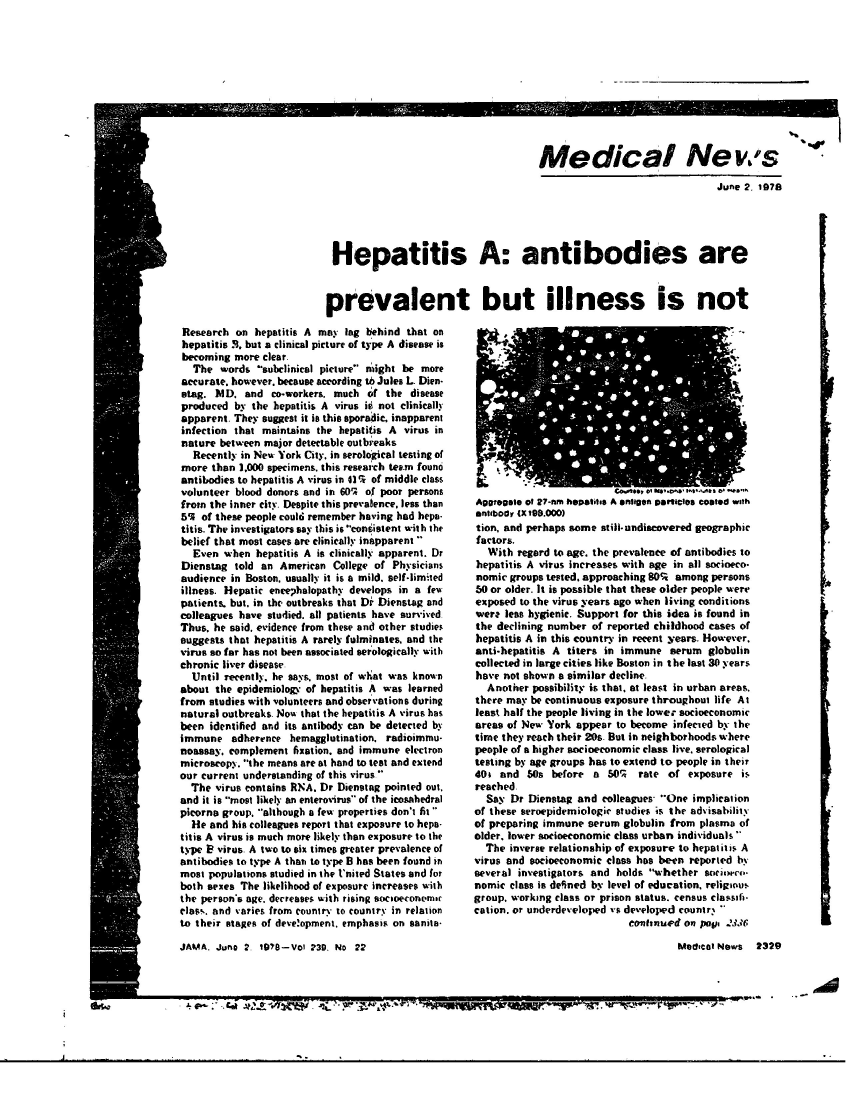
#> input picture 10408675.jpg, 2544 x 3296 px (shown at 1/3 size)
$ python -i dewarp.py   (imports and definitions only)
#> lines starting #> are read from the running program, lines starting #| are printed output that depends on the picture; after the words box and inside, x2 and y2 are one past the last pixel; in counts of white or black regions, pixels touching at a corner belong together
"""Text-line dewarping for photographed pages.

Printed lines are straight on paper, so their curvature in a photo *is*
the page's distortion. Each text line is found as a blob (words closed
together), its centreline slope sampled, and a smooth slope field
dy/dx = f(x, y) fitted over the page. Tracing that field from the page's
centre column gives, for every output row, the curve it came from in the
photo; remapping along those curves makes every line level. Only rows move
vertically (a shear-free vertical remap), which is exact for the gentle
curl of a book page or a slightly tilted camera.
"""

from __future__ import annotations

import logging

import cv2
import numpy as np
from PIL import Image

logger = logging.getLogger(__name__)

WORK_WIDTH_PX = 1000
MIN_BLOB_LEN_TEXT = 8          # line blobs at least this many text heights long
MAX_BLOB_THICK_TEXT = 2.6      # and at most this many text heights thick
SAMPLE_STEP_TEXT = 2.0         # slope samples every this many text heights
POLY_DEGREE_X, POLY_DEGREE_Y = 3, 2
MIN_BLOBS = 6
MAX_ABS_SLOPE = 0.2            # ~11 degrees; steeper samples are not text lines
GRID_STEP_PX = 8


def _text_height(ink: np.ndarray) -> float | None:
    n, _, stats, _ = cv2.connectedComponentsWithStats(ink.astype(np.uint8), connectivity=8)
    hs = stats[1:, cv2.CC_STAT_HEIGHT]
    ws = stats[1:, cv2.CC_STAT_WIDTH]
    keep = (hs >= 4) & (hs <= 80) & (ws <= 3 * hs)
    return float(np.median(hs[keep])) if keep.sum() >= 20 else None


def _slope_samples(ink: np.ndarray, s: float) -> list[tuple[float, float, float, float]]:
    """(x, y, slope, weight) along every text-line blob's centreline."""
    close = cv2.getStructuringElement(cv2.MORPH_RECT, (max(3, int(1.6 * s)), 1))
    blobs = cv2.morphologyEx(ink.astype(np.uint8), cv2.MORPH_CLOSE, close)
    # separate lines that touch through ascenders/descenders
    blobs = cv2.morphologyEx(blobs, cv2.MORPH_OPEN,
                             cv2.getStructuringElement(cv2.MORPH_RECT, (max(3, int(s)), 1)))
    n, labels, stats, _ = cv2.connectedComponentsWithStats(blobs, connectivity=8)
    step = max(2, int(SAMPLE_STEP_TEXT * s))
    samples = []
    for i in range(1, n):
        x, y, w, h, _ = stats[i]
        if w < MIN_BLOB_LEN_TEXT * s or h > MAX_BLOB_THICK_TEXT * s + w * MAX_ABS_SLOPE:
            continue
        comp = labels[y:y + h, x:x + w] == i
        cols = np.arange(w)
        counts = comp.sum(axis=0)
        valid = counts > 0
        if valid.sum() < MIN_BLOB_LEN_TEXT * s * 0.6:
            continue
        cy = (comp * np.arange(h)[:, None]).sum(axis=0)[valid] / counts[valid]
        cx = cols[valid]
        # the centreline must be a thin line, not a paragraph merged into one blob
        if np.median(counts[valid]) > MAX_BLOB_THICK_TEXT * s:
            continue
        for a in range(0, len(cx) - step, step):
            seg_x, seg_y = cx[a:a + 2 * step], cy[a:a + 2 * step]
            if np.ptp(seg_x) < step:
                continue
            slope = np.polyfit(seg_x, seg_y, 1)[0]
            if abs(slope) <= MAX_ABS_SLOPE:
                samples.append((float(x + seg_x.mean()), float(y + seg_y.mean()), float(slope),
                                float(np.ptp(seg_x))))
    return samples


def _design(x: np.ndarray, y: np.ndarray, w: int, h: int) -> np.ndarray:
    u, v = x / w * 2 - 1, y / h * 2 - 1
    return np.stack([u ** i * v ** j for i in range(POLY_DEGREE_X + 1)
                     for j in range(POLY_DEGREE_Y + 1)], axis=-1)


def fit_slope_field(samples, w: int, h: int):
    """Weighted least squares polynomial slope field, or None."""
    if len(samples) < (POLY_DEGREE_X + 1) * (POLY_DEGREE_Y + 1) * 2:
        return None
    x, y, s, wt = (np.array(v) for v in zip(*samples))
    a = _design(x, y, w, h) * np.sqrt(wt)[:, None]
    coef, *_ = np.linalg.lstsq(a, s * np.sqrt(wt), rcond=None)
    # one robust refit without the worst outliers (figures, stray blobs)
    resid = np.abs(_design(x, y, w, h) @ coef - s)
    keep = resid <= np.percentile(resid, 90)
    a = _design(x[keep], y[keep], w, h) * np.sqrt(wt[keep])[:, None]
    coef, *_ = np.linalg.lstsq(a, s[keep] * np.sqrt(wt[keep]), rcond=None)
    return lambda xx, yy: _design(xx, yy, w, h) @ coef


def _source_rows(field, w: int, h: int) -> np.ndarray:
    """For a coarse grid of output rows, the source y at each grid column,
    traced along the slope field from the centre column."""
    xs = np.arange(0, w + GRID_STEP_PX, GRID_STEP_PX, dtype=np.float64)
    xs[-1] = min(xs[-1], w - 1)
    ys0 = np.arange(0, h + GRID_STEP_PX, GRID_STEP_PX, dtype=np.float64)
    c = int(np.argmin(np.abs(xs - w / 2)))
    grid = np.zeros((len(ys0), len(xs)))
    grid[:, c] = ys0
    for direction in (1, -1):
        y = ys0.copy()
        j = c
        while 0 <= j + direction < len(xs):
            dx = xs[j + direction] - xs[j]
            # midpoint (RK2) step along dy/dx = field(x, y)
            k1 = field(np.full_like(y, xs[j]), y)
            k2 = field(np.full_like(y, xs[j] + dx / 2), y + k1 * dx / 2)
            y = y + k2 * dx
            j += direction
            grid[:, j] = y
    return grid


def dewarp(image: Image.Image) -> Image.Image | None:
    """The page with its text lines levelled, or None if too few lines."""
    rgb = np.asarray(image.convert("RGB"))
    H, W = rgb.shape[:2]
    scale = min(1.0, WORK_WIDTH_PX / W)
    small = cv2.resize(rgb, (round(W * scale), round(H * scale)), interpolation=cv2.INTER_AREA)
    gray = cv2.cvtColor(small, cv2.COLOR_RGB2GRAY)
    block = max(15, int(0.03 * max(gray.shape)) | 1)
    ink = cv2.adaptiveThreshold(gray, 255, cv2.ADAPTIVE_THRESH_MEAN_C, cv2.THRESH_BINARY_INV,
                                block, 15) > 0
    s = _text_height(ink)
    if s is None:
        return None
    samples = _slope_samples(ink, s)
    blobs = len({(round(x / (4 * s)), round(y / s)) for x, y, _, _ in samples})
    if blobs < MIN_BLOBS:
        return None
    h, w = gray.shape
    field = fit_slope_field(samples, w, h)
    if field is None:
        return None
    grid = _source_rows(field, w, h).astype(np.float32)
    # exact grid coordinates of every full-resolution pixel
    gx = np.broadcast_to((np.arange(W, dtype=np.float32) * scale / GRID_STEP_PX), (H, W))
    gy = np.broadcast_to((np.arange(H, dtype=np.float32) * scale / GRID_STEP_PX)[:, None], (H, W))
    map_y = cv2.remap(grid, np.ascontiguousarray(gx), np.ascontiguousarray(gy),
                      interpolation=cv2.INTER_LINEAR, borderMode=cv2.BORDER_REPLICATE) / scale
    map_x = np.ascontiguousarray(np.broadcast_to(np.arange(W, dtype=np.float32), (H, W)))
    border = tuple(int(v) for v in np.median(np.concatenate([rgb[0], rgb[-1]]), axis=0))
    out = cv2.remap(rgb, map_x, map_y, interpolation=cv2.INTER_CUBIC,
                    borderMode=cv2.BORDER_CONSTANT, borderValue=border)
    logger.info("dewarp: %d slope samples, text height %.1fpx", len(samples), s / scale)
    return Image.fromarray(out)

>>> from PIL import Image
>>> picture = Image.open('../10408675.jpg')
#> picture is the input picture: PIL image 2544x3296 L; min 0, max 255, mean 206
>>> result = dewarp(picture)
#> in dewarp, `ink = cv2.adaptiveThreshold(gray, 255, cv2.ADAPTIVE_THRESH_MEAN_C, cv2..`:
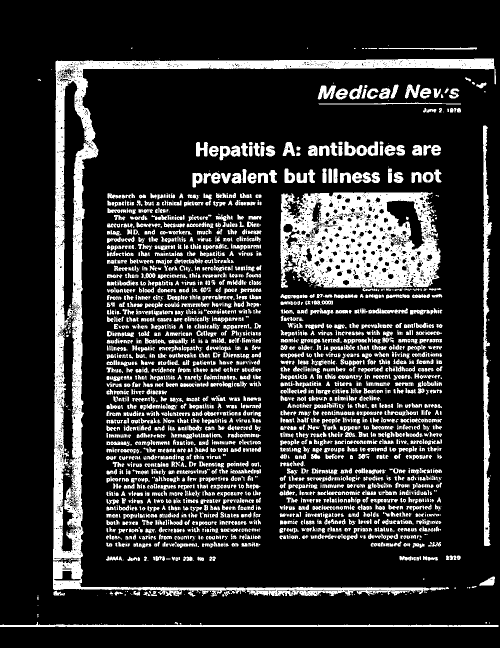
#> ink: shape (1296, 1000) bool (shown at 1/2 size); 19% white; 2772 white regions (681 under 20 px), largest, box (x1, y1, x2, y2) and area: (106, 117, 992, 1193) 59857, (561, 384, 881, 576) 42742, (0, 1244, 997, 1254) 4054
#> in _text_height, `n, _, stats, _ = cv2.connectedComponentsWithStats(ink.astype(np.uint8)..`: n = 2773; stats = 2773 rows, first 6: [0, 0, 1000, 1296, 1049163], [776, 90, 1, 2, 2], [262, 95, 3, 3, 6], [614, 95, 2, 3, 4], [757, 95, 197, 4, 497], [708, 96, 3, 2, 6]
#> in _text_height, `hs = stats[1:, cv2.CC_STAT_HEIGHT]`: hs = 2772 values, max 1076 at index 10, min 1 at index 8, mean 8.4
#> in _text_height, `ws = stats[1:, cv2.CC_STAT_WIDTH]`: ws = 2772 values, max 997 at index 2765, min 1 at index 0, mean 9.15
#> in dewarp, `s = _text_height(ink)`: s = 8
#> in _slope_samples, `n, labels, stats, _ = cv2.connectedComponentsWithStats(blobs, connecti..`:
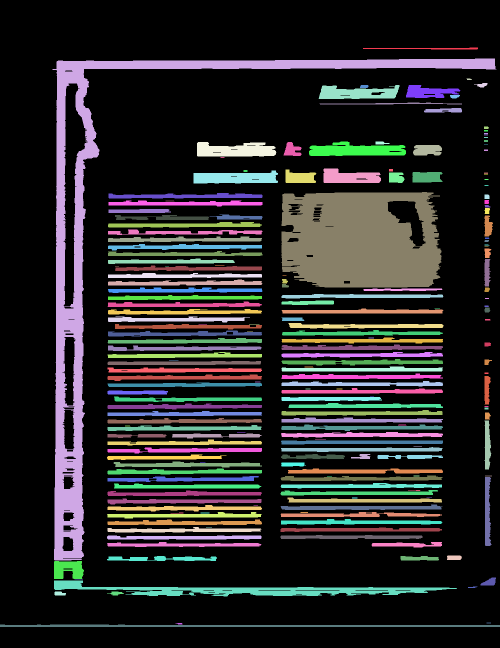
#> labels: shape (1296, 1000) int32 (shown at 1/2 size); 201 distinct labels, from 0 to 200; one colour per label, 0 black
#> in _slope_samples, `n, labels, stats, _ = cv2.connectedComponentsWithStats(blobs, connecti..`: n = 201; stats = 201 rows, first 6: [0, 0, 1000, 1296, 957336], [726, 95, 230, 4, 570], [105, 117, 888, 1004, 55552], [933, 157, 11, 3, 27], [948, 166, 27, 9, 137], [637, 170, 162, 28, 3172]
#> in _slope_samples, `step = max(2, int(SAMPLE_STEP_TEXT * s))`: step = 16
#> the loop in _slope_samples, `for i in range(1, n):` made 200 passes
#> (x, y, w, h) on passes 1 to 3: (726, 95, 230, 4), (105, 117, 888, 1004), (933, 157, 11, 3)
#> after the loop in _slope_samples, `for i in range(1, n):`: samples = 1710 items, first 6: (741.5, 96.5, 3.74e-17, 31), (757.5, 96.5, -4.37e-18, 31), (773.5, 96.5, 8.39e-18, 31), (789.5, 96.5, 9.07e-18, 31), (805.5, 96.5, -7.61e-18, 31), (821.5, 96.5, 6.62e-18, 31)
#> in dewarp, `blobs = len({(round(x / (4 * s)), round(y / s)) for x, y, _, _ in samp..`: blobs = 911
#> in fit_slope_field, `x, y, s, wt = (np.array(v) for v in zip(*samples))`: x = 1710 values, max 987.5 at index 1709, min 15.5 at index 1648, mean 528.1; y = 1710 values, max 1251.5 at index 1649, min 96.5 at index 0, mean 790.4; s = 1710 values, max 0.18 at index 1606, min -0.192 at index 25, mean -0.00167; wt = 1710 values, max 31 at index 0, min 17 at index 59, mean 30.44
#> in _design, `u, v = x / w * 2 - 1, y / h * 2 - 1`: u = 1710 values, max 0.975 at index 1709, min -0.969 at index 1648, mean 0.0563; v = 1710 values, max 0.931 at index 1649, min -0.851 at index 0, mean 0.22
#> in fit_slope_field, `coef, *_ = np.linalg.lstsq(a, s * np.sqrt(wt), rcond=None)`: coef = [-0.00408, -0.00794, 0.0151, 0.0126, -0.00607, -0.0248, 0.0205, 0.0343, -0.065, -0.0504, -0.00981, 0.086]
#> in fit_slope_field, `resid = np.abs(_design(x, y, w, h) @ coef - s)`: resid = 1710 values, max 0.182 at index 25, min 6.68e-06 at index 1160, mean 0.0217
#> in fit_slope_field, `coef, *_ = np.linalg.lstsq(a, s[keep] * np.sqrt(wt[keep]), rcond=None)`: coef = [-0.00451, -0.00846, 0.0195, 0.00309, 0.00325, -0.0141, 0.0119, 0.0649, -0.0908, -0.0202, -0.0666, 0.106]
#> in _source_rows, `xs = np.arange(0, w + GRID_STEP_PX, GRID_STEP_PX, dtype=np.float64)`: xs = 126 values from 0 to 1000
#> in _source_rows, `ys0 = np.arange(0, h + GRID_STEP_PX, GRID_STEP_PX, dtype=np.float64)`: ys0 = 163 values from 0 to 1296
#> in _source_rows, `c = int(np.argmin(np.abs(xs - w / 2)))`: c = 62
#> the loop in _source_rows, `for direction in (1, -1):` made 2 passes
#> after the loop in _source_rows, `for direction in (1, -1):`:
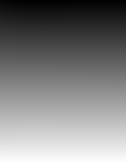
#> grid: shape (163, 126) float64; min -3.19, max 1297.5, mean 648.3; drawn with min black and max white
#> in dewarp, `gy = np.broadcast_to((np.arange(H, dtype=np.float32) * scale / GRID_ST..`:
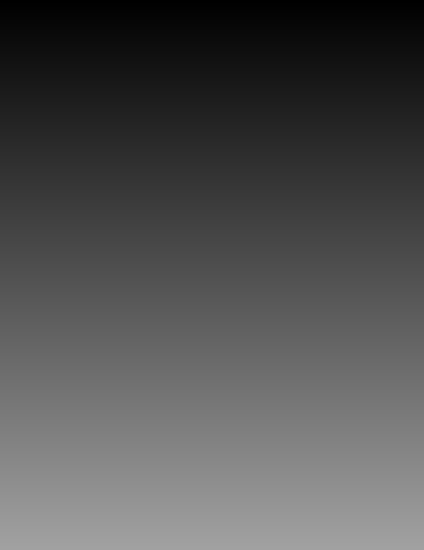
#> gy: shape (3296, 2544) float32 (shown at 1/6 size); min 0, max 161.9, mean 81
#> in dewarp, `map_x = np.ascontiguousarray(np.broadcast_to(np.arange(W, dtype=np.flo..`:
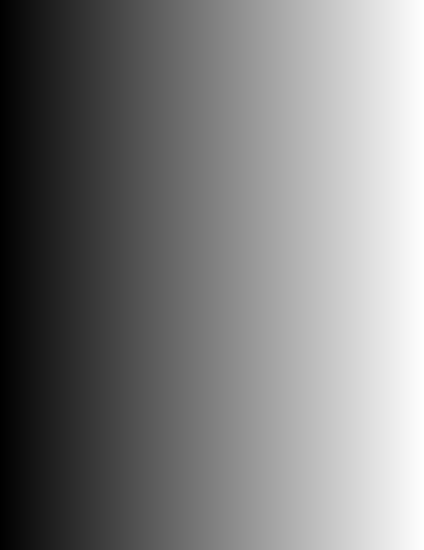
#> map_x: shape (3296, 2544) float32 (shown at 1/6 size); min 0, max 2543, mean 1271.5; drawn with min black and max white
#> in dewarp, `border = tuple(int(v) for v in np.median(np.concatenate([rgb[0], rgb[-..`: border = (255, 255, 255)
#> in dewarp, `out = cv2.remap(rgb, map_x, map_y, interpolation=cv2.INTER_CUBIC, bord..`:
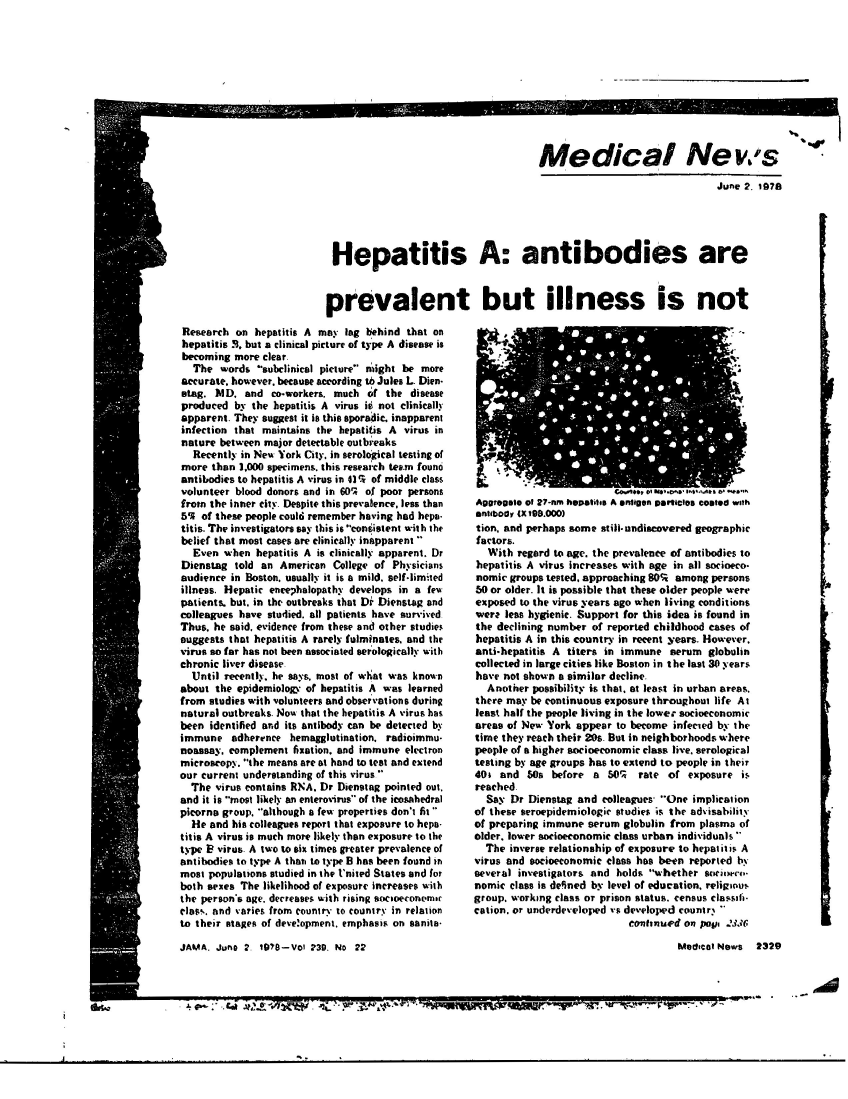
#> out: shape (3296, 2544, 3) (shown at 1/3 size); min 0, max 255, mean 205.9

$ run again, on 71225399.jpg
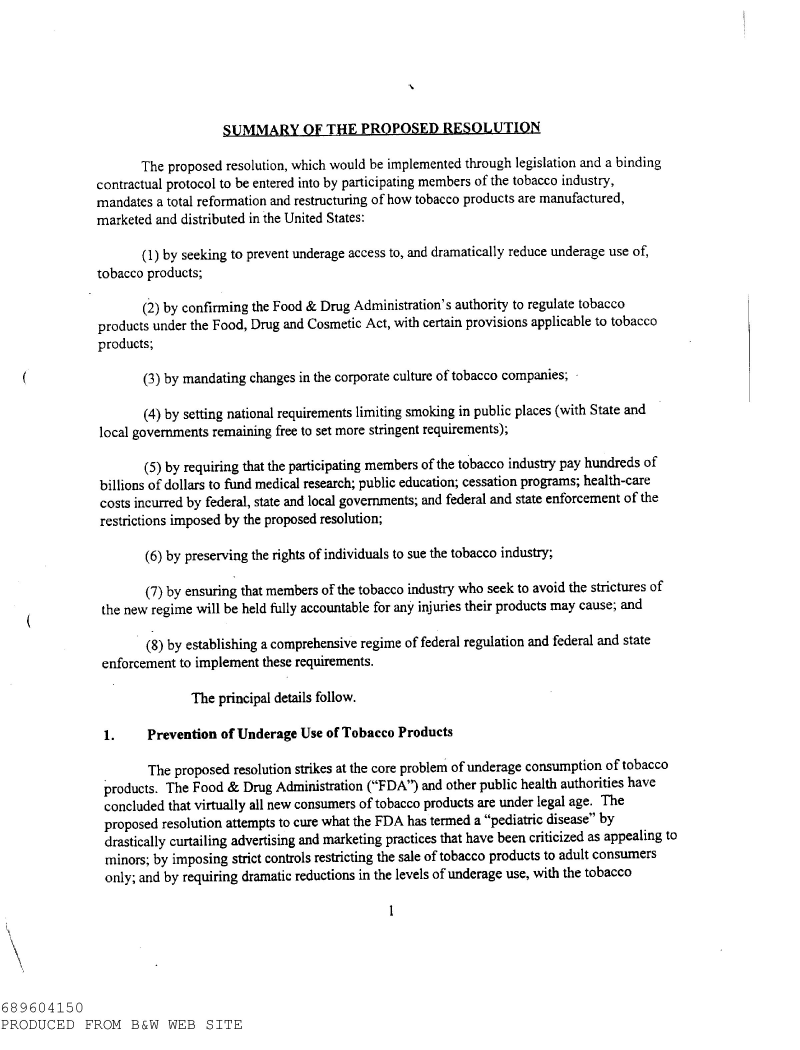
#> input picture 71225399.jpg, 2400 x 3150 px (shown at 1/3 size)
#> picture is the input picture: PIL image 2400x3150 L; min 0, max 255, mean 240.5
#> in dewarp, `ink = cv2.adaptiveThreshold(gray, 255, cv2.ADAPTIVE_THRESH_MEAN_C, cv2..`:
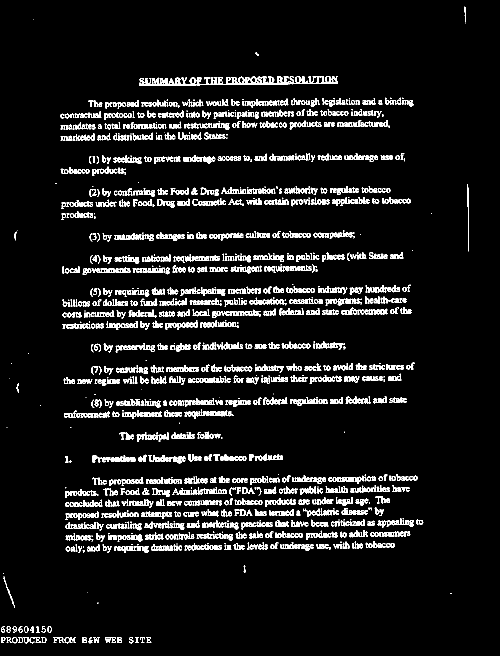
#> ink: shape (1312, 1000) bool (shown at 1/2 size); 7.7% white in thin lines or dots
#> in _text_height, `n, _, stats, _ = cv2.connectedComponentsWithStats(ink.astype(np.uint8)..`: n = 1313; stats = 1313 rows, first 6: [0, 0, 1000, 1312, 1211136], [929, 13, 2, 31, 43], [67, 38, 1, 1, 1], [930, 45, 1, 2, 2], [510, 105, 8, 7, 26], [278, 152, 398, 20, 3408]
#> hs = 1312 values, max 135 at index 265, min 1 at index 1, mean 10.52
#> ws = 1312 values, max 398 at index 4, min 1 at index 1, mean 12.08
#> in dewarp, `s = _text_height(ink)`: s = 11
#> labels: shape (1312, 1000) int32; 71 distinct labels, from 0 to 70
#> in _slope_samples, `n, labels, stats, _ = cv2.connectedComponentsWithStats(blobs, connecti..`: n = 71; stats = 71 rows, first 6: [0, 0, 1000, 1312, 1132010], [278, 152, 398, 19, 6115], [770, 195, 37, 3, 85], [180, 196, 647, 18, 6392], [377, 199, 25, 3, 74], [177, 201, 14, 3, 42]
#> step = 22
#> the loop in _slope_samples, `for i in range(1, n):` made 70 passes
#> (x, y, w, h) on passes 1 to 8: (278, 152, 398, 19), (770, 195, 37, 3), (180, 196, 647, 18), (377, 199, 25, 3), (177, 201, 14, 3), (121, 218, 646, 20), (703, 218, 21, 2), (456, 220, 16, 2)
#> after the loop in _slope_samples, `for i in range(1, n):`: samples = 770 items, first 6: (299.5, 163.2, -0.0269, 43), (321.5, 163, 4.52e-17, 43), (343.5, 162.9, -0.0142, 43), (365.5, 162.6, -0.0111, 43), (387.5, 162.4, -0.012, 43), (409.5, 162.1, -0.0135, 43)
#> in dewarp, `blobs = len({(round(x / (4 * s)), round(y / s)) for x, y, _, _ in samp..`: blobs = 404
#> in fit_slope_field, `x, y, s, wt = (np.array(v) for v in zip(*samples))`: x = 770 values, max 829.5 at index 692, min 21.5 at index 753, mean 453.4; y = 770 values, max 1279.7 at index 767, min 159.4 at index 16, mean 673.6; s = 770 values, max 0.129 at index 415, min -0.15 at index 632, mean -0.0088; wt = 770 values, max 43 at index 0, min 22 at index 392, mean 42.54
#> u = 770 values, max 0.659 at index 692, min -0.957 at index 753, mean -0.0933; v = 770 values, max 0.951 at index 767, min -0.757 at index 16, mean 0.0268
#> in fit_slope_field, `coef, *_ = np.linalg.lstsq(a, s * np.sqrt(wt), rcond=None)`: coef = [-0.00946, 0.00236, -0.00157, 0.00194, -0.00349, 0.00647, -0.00233, -0.0534, 0.0428, -0.0152, -0.0665, 0.0495]
#> resid = 770 values, max 0.139 at index 415, min 1.72e-05 at index 699, mean 0.0193
#> in fit_slope_field, `coef, *_ = np.linalg.lstsq(a, s[keep] * np.sqrt(wt[keep]), rcond=None)`: coef = [-0.00951, 0.00207, -0.00606, 0.00421, -0.00261, 0.00244, -0.00282, -0.0376, 0.0651, -0.0209, -0.0407, 0.0622]
#> xs = 126 values from 0 to 1000
#> ys0 = 165 values from 0 to 1312
#> c = 62
#> the loop in _source_rows, `for direction in (1, -1):` made 2 passes
#> border = (255, 255, 255)
#> in dewarp, `out = cv2.remap(rgb, map_x, map_y, interpolation=cv2.INTER_CUBIC, bord..`:
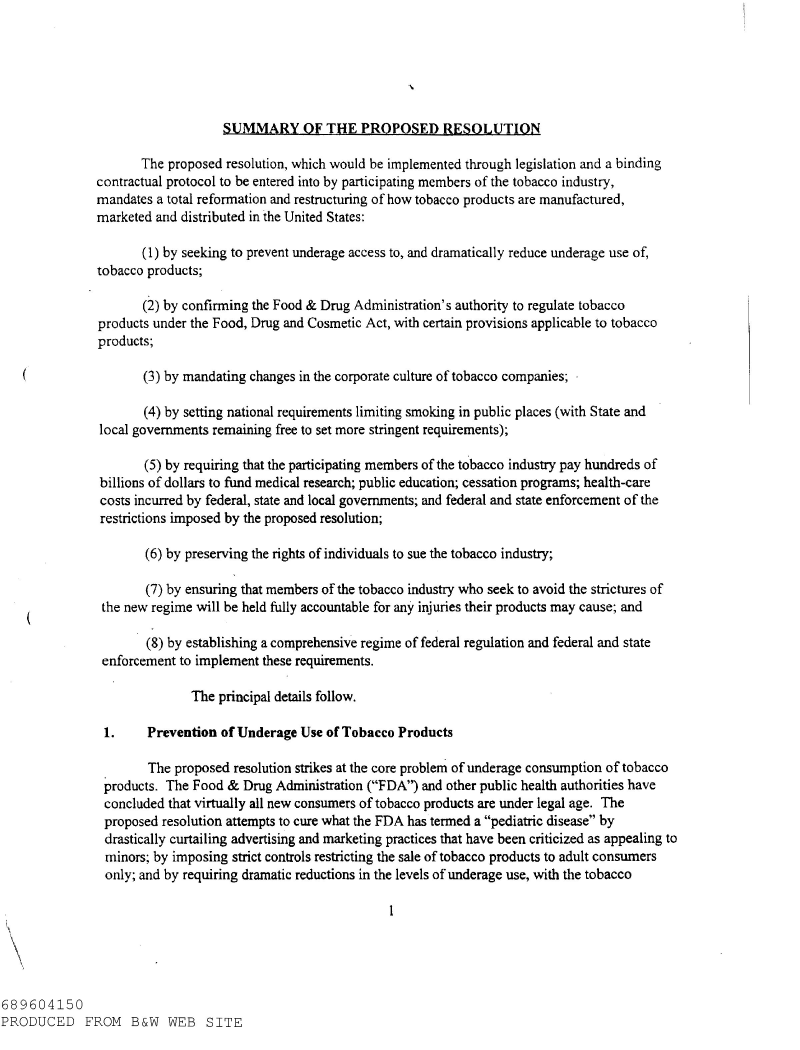
#> out: shape (3150, 2400, 3) (shown at 1/3 size); min 0, max 255, mean 240.5
